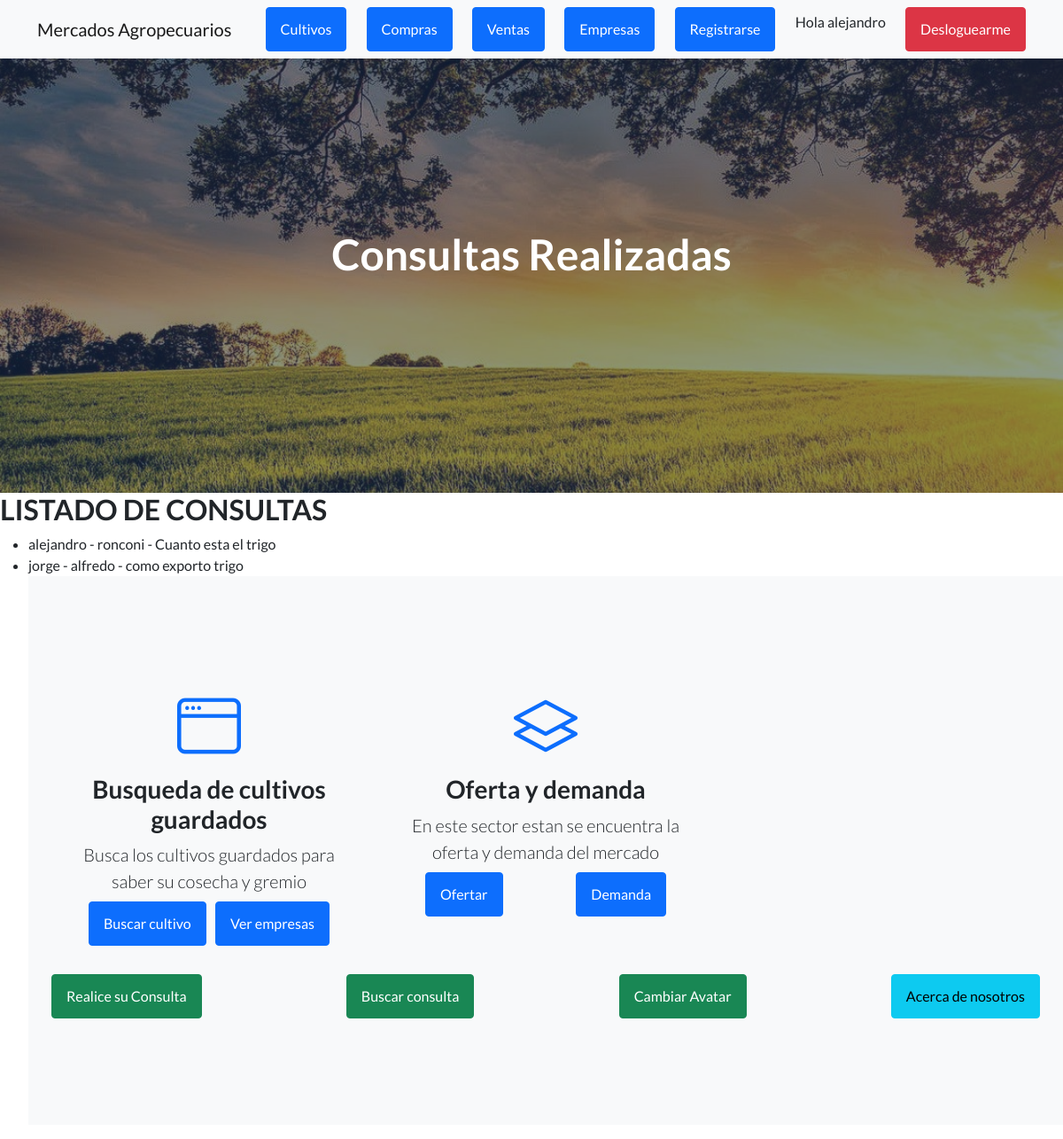
/MVT_Ronconi_app/leer_consulta/ (signed in), run on the app's committed database.
### MVT_Ronconi_app/models.py (models this page shows)
class chatconsulta (models.Model):
    Nombre=models.CharField(max_length=50)
    Apellido=models.CharField(max_length=50)
    Telefono=models.IntegerField()
    Mensaje=models.CharField(max_length=500)

### MVT_Ronconi_app/views.py (the view)
# urls.py: path('leer_consulta/', leer_consulta1, name="leer_consulta"),
@login_required
def leer_consulta1(request):
    consulta_lista=chatconsulta.objects.all()
    return render(request, "MVT_app/leer_consulta.html", {"ESTO_VA":consulta_lista})

### MVT_Ronconi_app/templates/MVT_app/leer_consulta.html
{% extends "MVT_app/inicio.html" %}
{% load static %}
{% block titulo %}
<h1 class="mb-5">Consultas Realizadas</h1>
{% endblock %}
{% block contenido_nuevo %}
<h2>LISTADO DE CONSULTAS</h2>
<ul>
    {% for chatconsulta in ESTO_VA %}
    <li>{{ chatconsulta.Nombre }} - {{ chatconsulta.Apellido }} - {{ chatconsulta.Mensaje}}
    </li>
    {% endfor %}
{% endblock %}

### MVT_Ronconi_app/templates/MVT_app/inicio.html (shortened to what this page needs)
<!DOCTYPE html>
<html lang="en">
    <head>
        {% load static %}
        <link href="https://cdn.jsdelivr.net/npm/bootstrap-icons@1.5.0/font/bootstrap-icons.css" rel="stylesheet" type="text/css" />
        <link href="{% static 'MVT_app/css/styles.css' %}" rel="stylesheet" />
    </head>
    <body>
        <nav class="navbar navbar-light bg-light static-top">
            <div class="container">
                <a class="navbar-brand" href="{% url 'inicio1' %}">Mercados Agropecuarios</a>
                <a class="btn btn-primary" href="{% url 'cultivoformulario' %}">Cultivos</a>
                <a class="btn btn-primary" href="{% url 'comprasformulario' %}">Compras</a>
                <a class="btn btn-primary" href="{% url 'ventasformulario' %}">Ventas</a>
                <a class="btn btn-primary" href="{% url 'empresaformulario' %}">Empresas</a>
                <a class="btn btn-primary" href="{% url 'register' %}">Registrarse</a>
                {% if user.is_authenticated %}
                <p> Hola {{ user.username }}</p>
                <a class="btn btn-danger" href="{% url 'logout' %}">Desloguearme</a>
                {% else %}
                <a class="btn btn-primary" href="{% url 'login' %}">Login</a>
                {% endif %}
            </div>
        </nav>
        <header class="masthead">
            <div class="container position-relative">
                <div class="row justify-content-center">
                    <div class="col-xl-6">
                        <div class="text-center text-white">
                             {% block titulo %}
                             {% endblock %}
                        </div>
                    </div>
                </div>
            </div>
        </header>
        {% block contenido_nuevo %}
        {% endblock %}
        <section class="features-icons bg-light text-center">
            <div class="container">
                <div class="row">
                    <div class="col-lg-4">
                        <div class="features-icons-item mx-auto mb-5 mb-lg-0 mb-lg-3">
                            <div class="features-icons-icon d-flex"><i class="bi-window m-auto text-primary"></i></div>
                            <h3>Busqueda de cultivos guardados</h3>
                            <p class="lead mb-0">Busca los cultivos guardados para saber su cosecha y gremio</p>
                            <nav class="navbar navbar-light bg-light static-top">
                                <div class="container">
                                   <a class="btn btn-primary" href="{% url 'busquedacultivo' %}">Buscar cultivo</a>
                                   <a class="btn btn-primary" href="{% url 'leer_empresa' %}">Ver empresas</a>
                                </div>
                        </div>
                    </div>
                    <div class="col-lg-4">
                        <div class="features-icons-item mx-auto mb-5 mb-lg-0 mb-lg-3">
                            <div class="features-icons-icon d-flex"><i class="bi-layers m-auto text-primary"></i></div>
                            <h3>Oferta y demanda </h3>
                            <p class="lead mb-0">En este sector estan se encuentra la oferta y demanda del mercado</p>
                            <nav class="navbar navbar-light bg-light static-top">
                                <div class="container">
                                   <a class="btn btn-primary" href="{% url 'oferta' %}"> Ofertar </a>
                                   <a class="btn btn-primary" href="{% url 'demanda' %}"> Demanda </a>
                        </div>
                            </div>
        </div>
    </div>
</div>
<nav class="navbar navbar-light bg-light static-top">
    <div class="container">
        <a class="btn btn-success" href="{% url 'chatconsulta' %}"> Realice su Consulta </a>
        <a class="btn btn-success" href="{% url 'leer_consulta' %}"> Buscar consulta </a>
        <a class="btn btn-success" href="{% url 'agregarAvatar' %}">Cambiar Avatar</a>
        <a class="btn btn-info" href="{% url 'grupo' %}"> Acerca de nosotros </a>
    </div>

### data on the page
chatconsulta: Nombre "alejandro", Apellido "ronconi", Mensaje "Cuanto esta el trigo"
chatconsulta: Nombre "jorge", Apellido "alfredo", Mensaje "como exporto trigo"

### other printed values
{{ user.username }} "alejandro"
